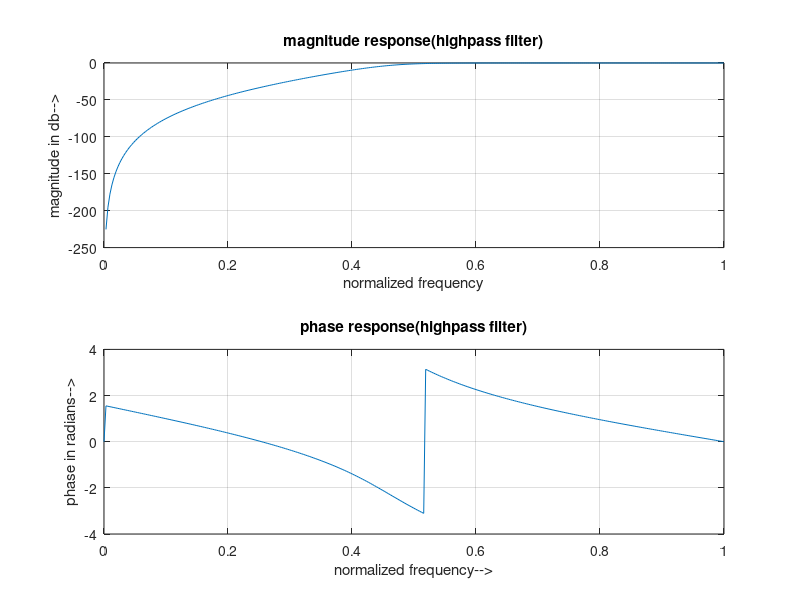

MATLAB code for this plot:
# HR2
clc;

clear all;

close all;

ap=0.5;

as=50;

fp=1000;

fs=2000;

f=5000;

wp=2*fp/f;

ws=2*fs/f;

wn=[wp,ws];

%TO FIND THE CUT OFF FREQ&ORDER OF FILTER

[n,wn]=buttord(wp,ws,ap,as);

[b,a]=butter(n,wn,'high');

w=0:0.01:pi;

h=freqz(b,a,w);

p=angle(h);

mag=20*log10(abs(h));

subplot(2,1,1);

plot(w/pi,mag);

grid;

xlabel('normalized frequency');

ylabel('magnitude in db-->');

title('magnitude response(highpass filter)');

subplot(2,1,2);

plot(w/pi,p);

grid;

xlabel('normalized frequency-->');

ylabel('phase in radians-->');

title('phase response(highpass filter)');
